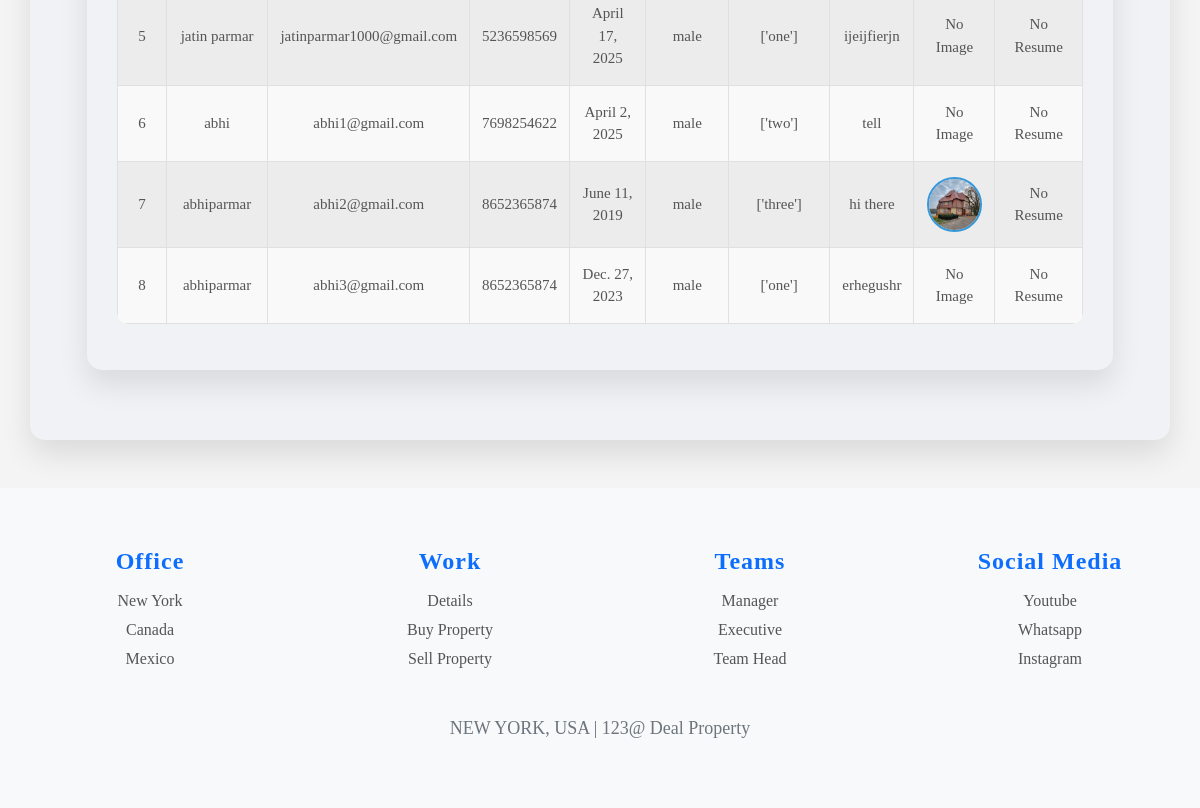
Page /alldata/ (lower part) on the earlier database version.
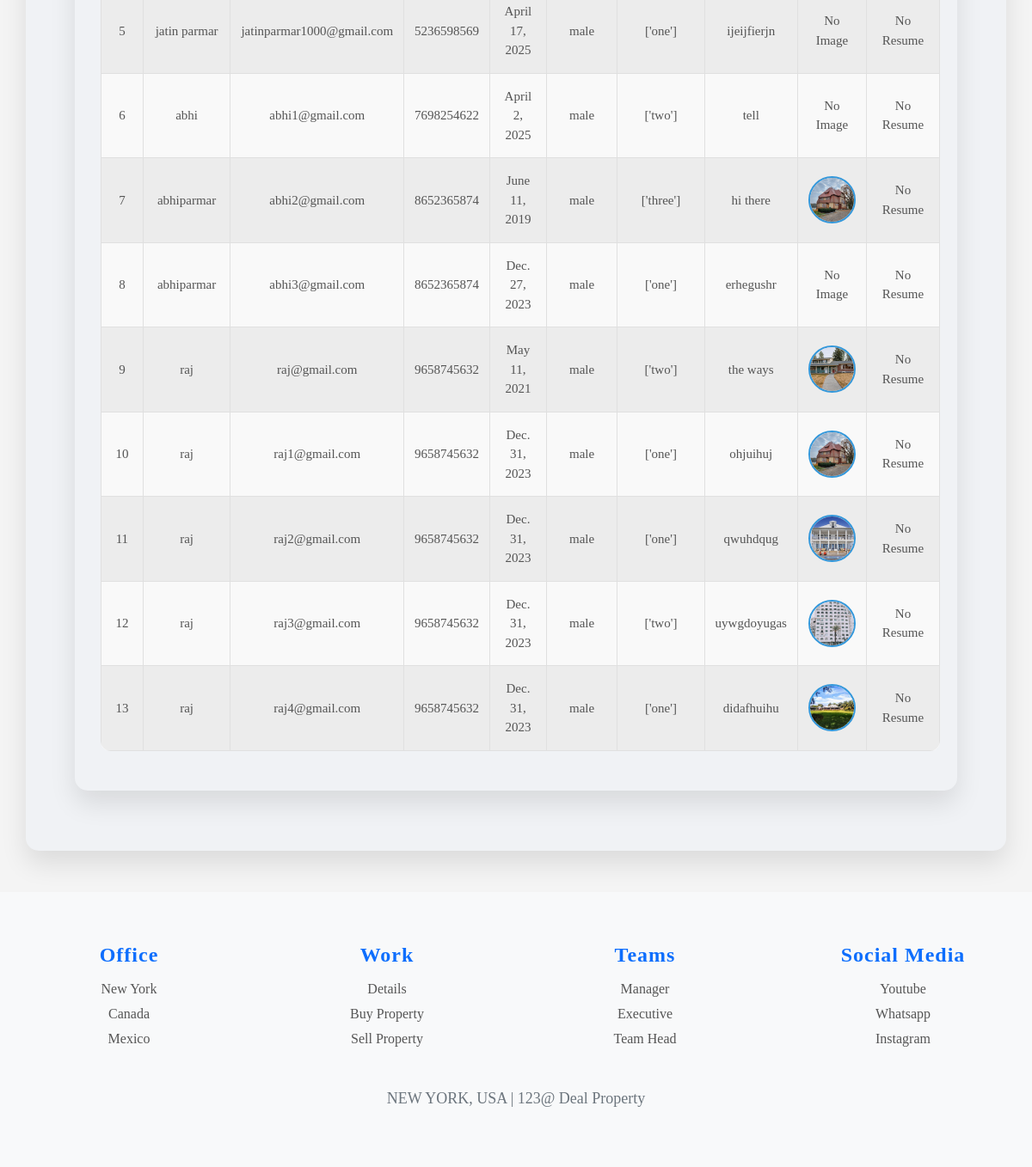
Same page on the later database version.
### app/models.py (models this page shows)
class Students(models.Model):
    stuname     =   models.CharField(max_length=50)
    stuemial    =   models.EmailField()
    studetails  =   models.CharField(max_length=300)
    stuphone    =   models.IntegerField()
    studob      =   models.DateField()
    stuedu      =   models.CharField(max_length=50)
    stugender   =   models.CharField(max_length=50)
    stuimage    =   models.ImageField(upload_to='image/', null=True, blank=True)
    sturesume   =   models.FileField(upload_to='file/')
    stupass     =   models.CharField(max_length=50)

### app/views.py (the view)
# urls.py: path('alldata/', views.alldata, name='alldata'),
def alldata(request):
    users = Students.objects.all()
    return render(request, 'alldata.html', {'users': users})

### app/templates/alldata.html (shortened to what this page needs)
{% extends "base.html" %}
{% load static %}
{% block css %}
 <link rel="stylesheet" href="{% static 'css/style.css' %}">
{% endblock %}
{% block content %}
<div class="container mt-5">
    <table class="table table-striped table-bordered">
      <tbody>
        {% for user in users %}
        <tr>
          <td>{{ user.id }}</td>
          <td>{{ user.stuname }}</td>
          <td>{{ user.stuemial }}</td>
          <td>{{ user.stuphone }}</td>
          <td>{{ user.studob }}</td>
          <td>{{ user.stugender }}</td>
          <td>{{ user.stuedu }}</td>
          <td>{{ user.studetails }}</td>
          <td>
            {% if user.stuimage %}
              <img src="{{ user.stuimage.url }}" width="50" height="50">
            {% else %}
              No Image
            {% endif %}
          </td>
          <td>
            {% if user.sturesume %}
              <a href="{{ user.sturesume.url }}" target="_blank">Download</a>
            {% else %}
              No Resume
            {% endif %}
          </td>
        </tr>
        {% endfor %}
      </tbody>
    </table>
  </div>
{% endblock%}

### app/templates/base.html (shortened to what this page needs)
{% load static %}
<!doctype html>
<html lang="en">
  <head>
    <link href="https://cdn.jsdelivr.net/npm/bootstrap@5.0.2/dist/css/bootstrap.min.css" rel="stylesheet">
    {% block css %}{% endblock %}
  </head>
  <body>
    <div class="container my-5">
      {% block content %}{% endblock %}
    </div>
    <footer id="footer">
      <div class="footmain">
        <div class="footersection">
          <h3>Office</h3>
          <h4>New York</h4>
          <h4>Canada</h4>
          <h4>Mexico</h4>
        </div>
        <div class="footersection">
          <h3>Work</h3>
          <h4>Details</h4>
          <h4>Buy Property</h4>
          <h4>Sell Property</h4>
        </div>
        <div class="footersection">
          <h3>Teams</h3>
          <h4>Manager</h4>
          <h4>Executive</h4>
          <h4>Team Head</h4>
        </div>
        <div class="footersection">
          <h3>Social Media</h3>
          <h4>Youtube</h4>
          <h4>Whatsapp</h4>
          <h4>Instagram</h4>
        </div>
      </div>
      <div class="textcenter">
        <h5 class="footerbrand">NEW YORK, USA | 123@ Deal Property</h5>
      </div>
    </footer>
  </body>
</html>

### app/static/css/style.css (style rules this page uses)
* { margin: 0%; padding: 0%; box-sizing: border-box; font-family: 'Gilroy'; }
body { overflow-x: hidden; }
*, *::before, *::after { box-sizing: border-box; }
body { font-family: Arial, sans-serif; margin: 0; padding: 0; background-color: #f4f4f4; }
#footer { background-color: #f8f9fa; padding: 40px 20px; color: #333; font-family: 'Poppins', sans-serif; min-height: 40vh; display: flex; flex-direction: column; justify-content: center; }
.footmain { display: flex; flex-wrap: wrap; justify-content: center; align-items: flex-start; gap: 40px; margin-bottom: 30px; }
.footersection { flex: 1 1 200px; min-width: 200px; text-align: center; }
.footersection h3 { font-size: 24px; margin-bottom: 15px; color: #0d6efd; font-weight: 600; letter-spacing: 1px; }
.footersection h4 { font-size: 16px; margin-bottom: 10px; color: #555; transition: color 0.3s, transform 0.3s; cursor: pointer; }
.textcenter { text-align: center; }
.footerbrand { font-size: 18px; color: #6c757d; font-weight: 500; margin-top: 10px; }
.container { width: 95%; max-width: 1200px; margin: 40px auto; padding: 30px; background: #f0f2f5; border-radius: 15px; box-shadow: 0px 15px 30px rgba(0, 0, 0, 0.1); }
.table { width: 100%; margin-top: 20px; background-color: #ffffff; border-radius: 12px; overflow: hidden; }
.table tbody td { padding: 15px 12px; font-size: 15px; color: #555; background-color: #f9f9f9; text-align: center; vertical-align: middle; }
.table-striped tbody tr:nth-child(odd) { background-color: #ffffff; }
.table td img { width: 55px; height: 55px; border-radius: 50%; object-fit: cover; border: 2px solid #3498db; }

Differences in the rows shown:
added Students: id "9", stuname "raj", stuemial "raj@gmail.com", stuphone "9658745632", studob "May 11, 2021", stugender "male", stuedu "['two']", studetails "the ways", stuimage (picture), sturesume "No Resume"
added Students: id "10", stuname "raj", stuemial "raj1@gmail.com", stuphone "9658745632", studob "Dec. 31, 2023", stugender "male", stuedu "['one']", studetails "ohjuihuj", stuimage (picture), sturesume "No Resume"
added Students: id "11", stuname "raj", stuemial "raj2@gmail.com", stuphone "9658745632", studob "Dec. 31, 2023", stugender "male", stuedu "['one']", studetails "qwuhdqug", stuimage (picture), sturesume "No Resume"
added Students: id "12", stuname "raj", stuemial "raj3@gmail.com", stuphone "9658745632", studob "Dec. 31, 2023", stugender "male", stuedu "['two']", studetails "uywgdoyugas", stuimage (picture), sturesume "No Resume"
added Students: id "13", stuname "raj", stuemial "raj4@gmail.com", stuphone "9658745632", studob "Dec. 31, 2023", stugender "male", stuedu "['one']", studetails "didafhuihu", stuimage (picture), sturesume "No Resume"
